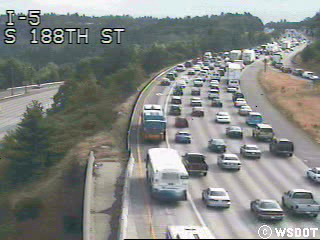
#> input picture frame 5 of video/cctv052x2004080517x01660.avi, 320 x 240 px, given in place of 5570.mp4, which was not available
$ python sparse.py
#> lines starting #> are read from the running program, lines starting #| are printed output that depends on the picture; pictures that were not available may be replaced by others from this repository, and a replacement may not be noted
import cv2 as cv
import numpy as np

# Resizing Window
cv.namedWindow("sparse optical flow",cv.WINDOW_NORMAL)
cv.resizeWindow("sparse optical flow",750,520)

# Parameters for Shi-Tomasi corner detection
feature_params = dict(maxCorners = 300, qualityLevel = 0.2, minDistance = 2, blockSize = 7)

# Parameters for Lucas-Kanade optical flow
lk_params = dict(winSize = (15,15), maxLevel = 2, criteria = (cv.TERM_CRITERIA_EPS | cv.TERM_CRITERIA_COUNT, 10, 0.03))

# Video Capturing Start
cap = cv.VideoCapture(r"TinyVIRAT\TinyVIRAT\videos\train\VIRAT_S_000000\5570.mp4")

# ret = a boolean return value from getting the frame, first_frame = the first frame in the entire video sequence
ret, first_frame = cap.read()
#> first_frame is the input picture: shape (240, 320, 3); mean B, G, R 131.4, 134.3, 131.1


# Converts frame to grayscale because we only need the luminance channel for detecting edges - less computationally expensive
prev_gray = cv.cvtColor(first_frame, cv.COLOR_BGR2GRAY)
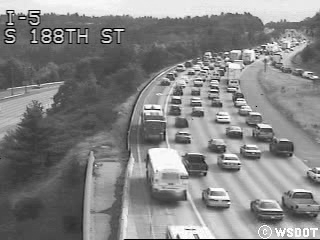
#> prev_gray: shape (240, 320); min 0, max 255, mean 133

# Finds the strongest corners in the first frame by Shi-Tomasi method - we will track the optical flow for these corners
prev = cv.goodFeaturesToTrack(prev_gray, mask = None, **feature_params)
#> prev = 141 rows, first 8: [50, 37], [50, 34], [48, 36], [54, 39], [54, 37], [54, 32], [54, 34], [56, 36]

# Creates an image filled with zero intensities with the same dimensions as the frame - for later drawing purposes
mask = np.zeros_like(first_frame)

while(cap.isOpened()):
    # ret = a boolean return value from getting the frame, frame = the current frame being projected in the video
    ret, frame = cap.read()
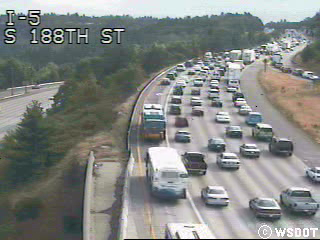
#> input picture frame 6 of video/cctv052x2004080517x01660.avi, 320 x 240 px, given in place of 5570.mp4, which was not available
#> frame is the input picture: shape (240, 320, 3); mean B, G, R 131.6, 134.4, 131.4

    # Converts each frame to grayscale - we previously only converted the first frame to grayscale
    gray = cv.cvtColor(frame, cv.COLOR_BGR2GRAY)
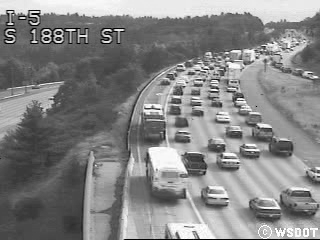
#> gray: shape (240, 320); min 0, max 255, mean 133.1

    # Calculates sparse optical flow by Lucas-Kanade method
    next, status, error = cv.calcOpticalFlowPyrLK(prev_gray, gray, prev, None, **lk_params)
#> next has the same summary as prev; status = 141 values from 1 to 1; error = 141 values, max 36.17 at index 71, min 0 at index 29, mean 5.39
    # Selects good feature points for previous position
    good_old = prev[status == 1]
#> good_old = 141 pairs, first value 6 to 315, second value 13 to 238
    # Selects good feature points for next position
    good_new = next[status == 1]
#> good_new = 141 pairs, first value 6 to 315, second value 13 to 235.2
    # Draws the optical flow tracks
    for i, (new, old) in enumerate(zip(good_new, good_old)):

        # Returns a contiguous flattened array as (x, y) coordinates for new point
        a, b = new.ravel()

        # Returns a contiguous flattened array as (x, y) coordinates for old point
        c, d = old.ravel()

        # Draws line between new and old position with green color and 2 thickness
        mask = cv.line(mask, (int(a), int(b)), (int(c),int(d)),(0,0,255), 2)

        # Draws filled circle (thickness of -1) at new position with green color and radius of 3
        frame = cv.circle(frame, (int(a),int(b)), 3, (0,255,0), -1)
#> this loop made 141 passes
#> (a, b, c, d) on passes 1 to 12: (50, 37, 50, 37), (50, 34, 50, 34), (48, 36, 48, 36), (54, 39, 54, 39), (54, 37, 54, 37), (54, 32, 54, 32), (54, 34, 54, 34), (56, 36, 56, 36), (8, 14, 8, 14), (44, 36, 44, 36), (62, 33, 62, 33), (61, 35, 61, 35)
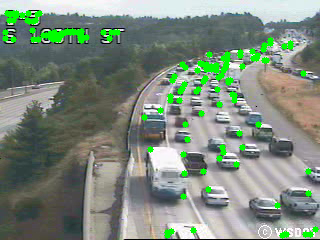
#> frame: shape (240, 320, 3); mean B, G, R 125.8, 139.4, 125.8
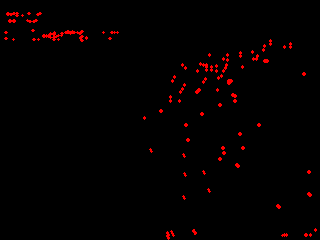
#> mask: shape (240, 320, 3); mean of channels 0, 1, 2 0, 0, 4; drawn as B, G, R

    # Overlays the optical flow tracks on the original frame
    output = cv.add(frame, mask)

    # Updates previous frame
    prev_gray = gray.copy()

    # Updates previous good feature points
    prev = good_new.reshape(-1, 1, 2)

    # Opens a new window and displays the output frame
    cv.imshow("sparse optical flow", output)

    # Frames are read by intervals of 10 milliseconds and terminates when 'q' is pressed
    if cv.waitKey(10) & 0xFF == ord('q'):
#> (key q is pressed here)
        break


#  frees up resources and closes all windows
cap.release()
cv.destroyAllWindows()

$ run again, starting later in the video
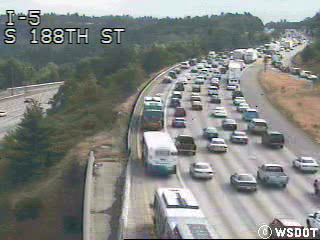
#> input picture frame 23 of video/cctv052x2004080517x01660.avi, 320 x 240 px, given in place of 5570.mp4, which was not available
#> first_frame is the input picture: shape (240, 320, 3); mean B, G, R 131.6, 134.8, 132
#> `prev = cv.goodFeaturesToTrack(prev_gray, mask = None, **feature_params)`: prev = 105 rows, first 8: [298, 228], [294, 229], [287, 230], [286, 228], [50, 39], [50, 37], [291, 233], [50, 34]
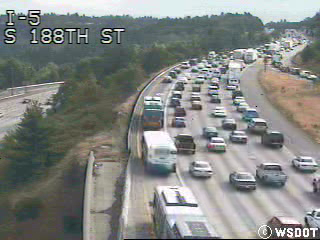
#> input picture frame 24 of video/cctv052x2004080517x01660.avi, 320 x 240 px, given in place of 5570.mp4, which was not available
#> frame is the input picture: shape (240, 320, 3); mean B, G, R 131.4, 134.4, 131.7
#> next = 105 rows, first 8: [297.9, 227.4], [294, 228.5], [287, 229.6], [286, 227.5], [50, 39], [50, 37], [291, 233], [50, 34]; status = 105 values from 1 to 1; error = 105 values, max 38.02 at index 12, min 0 at index 62, mean 6.49
#> good_old = 105 pairs, first value 6 to 315, second value 13 to 238
#> good_new = 105 pairs, first value 5.99 to 312.9, second value 13 to 238
#> the loop `for i, (new, old) in enumerate(zip(good_new, good_old)):` made 105 passes
#> (a, b, c, d) on passes 1 to 8: (297.9, 227.4, 298, 228), (294, 228.5, 294, 229), (287, 229.6, 287, 230), (286, 227.5, 286, 228), (50, 39, 50, 39), (50, 37, 50, 37), (291, 233, 291, 233), (50, 34, 50, 34)
#> after the loop `for i, (new, old) in enumerate(zip(good_new, good_old)):`:
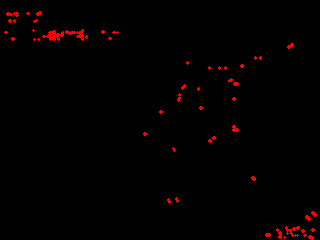
#> mask: shape (240, 320, 3); mean of channels 0, 1, 2 0, 0, 3.1; drawn as B, G, R
#> `prev = good_new.reshape(-1, 1, 2)`: prev has the same summary as next

$ run again, starting later in the video
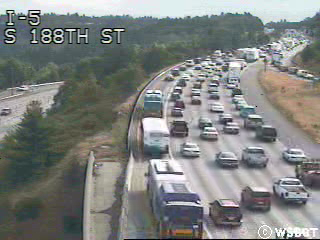
#> input picture frame 42 of video/cctv052x2004080517x01660.avi, 320 x 240 px, given in place of 5570.mp4, which was not available
#> first_frame is the input picture: shape (240, 320, 3); mean B, G, R 127.9, 130.1, 127.3
#> `prev = cv.goodFeaturesToTrack(prev_gray, mask = None, **feature_params)`: prev = 132 rows, first 8: [50, 39], [50, 37], [50, 34], [50, 32], [48, 36], [54, 39], [54, 37], [289, 235]
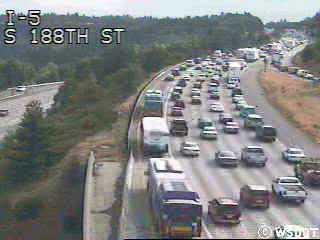
#> input picture frame 43 of video/cctv052x2004080517x01660.avi, 320 x 240 px, given in place of 5570.mp4, which was not available
#> frame is the input picture: shape (240, 320, 3); mean B, G, R 127.9, 130.2, 127.4
#> next = 132 rows, first 8: [50, 39], [50, 37], [50, 34], [50, 32], [48, 36], [54, 39], [54, 37], [288.5, 238.1]; status = 132 values from 1 to 1; error = 132 values, max 88.53 at index 7, min 0 at index 16, mean 8.83
#> good_old = 132 pairs, first value 6 to 307, second value 13 to 237
#> good_new = 132 pairs, first value 6 to 305.2, second value 13 to 243.9
#> the loop `for i, (new, old) in enumerate(zip(good_new, good_old)):` made 132 passes
#> (a, b, c, d) on passes 1 to 8: (50, 39, 50, 39), (50, 37, 50, 37), (50, 34, 50, 34), (50, 32, 50, 32), (48, 36, 48, 36), (54, 39, 54, 39), (54, 37, 54, 37), (288.5, 238.1, 289, 235)
#> after the loop `for i, (new, old) in enumerate(zip(good_new, good_old)):`:
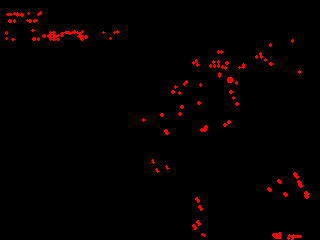
#> mask: shape (240, 320, 3); mean of channels 0, 1, 2 0, 0, 3.9; drawn as B, G, R
#> `prev = good_new.reshape(-1, 1, 2)`: prev has the same summary as next
